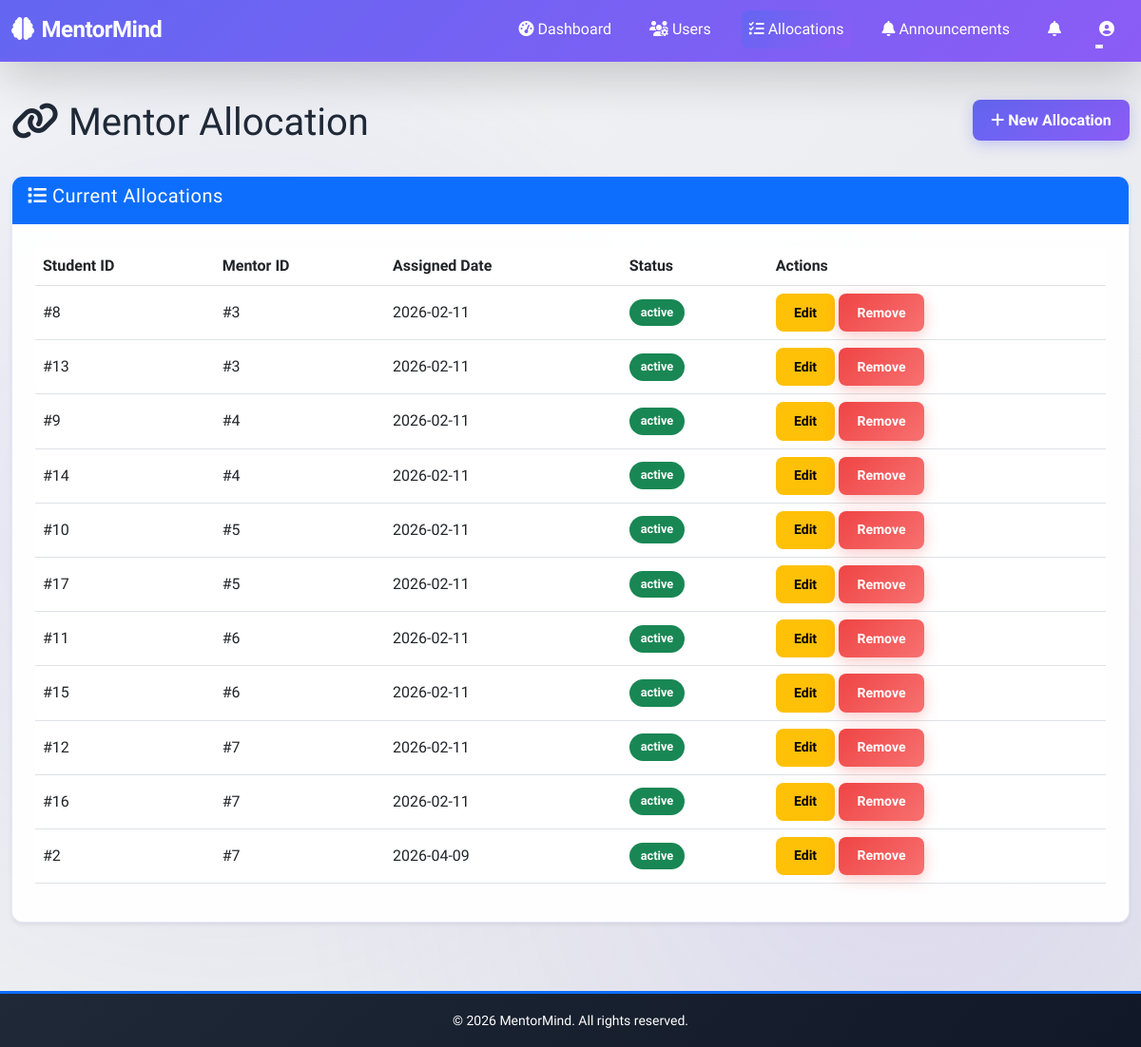
/admin/mentor-allocation (signed in), run on the app's committed database.
### backend/app/models/models.py (models this page shows)
class MentorMapping(db.Model):
    __tablename__ = 'mentor_mapping'
    map_id = db.Column(db.Integer, primary_key=True)
    student_id = db.Column(db.Integer, db.ForeignKey('users.user_id'), nullable=False)
    mentor_id = db.Column(db.Integer, db.ForeignKey('users.user_id'), nullable=False)
    assigned_date = db.Column(db.DateTime, default=datetime.utcnow)
    status = db.Column(db.String(20), default='active')  # active, inactive, completed
    created_at = db.Column(db.DateTime, default=datetime.utcnow)
    updated_at = db.Column(db.DateTime, default=datetime.utcnow, onupdate=datetime.utcnow)

### backend/app/routes/admin.py (the view, shortened to what this page needs)
@admin_bp.route('/mentor-allocation', methods=['GET', 'POST'])
@login_required
def mentor_allocation():
    if current_user.role != 'admin':
        return redirect(url_for('admin.login'))
    students = User.query.filter_by(role='student').all()
    mentors = User.query.filter_by(role='mentor').all()
    mappings = MentorMapping.query.filter_by(status='active').all()
    return render_template('admin/mentor_allocation.html',
                          students=students,
                          mentors=mentors,
                          mappings=mappings)

### backend/app/templates/admin/mentor_allocation.html (shortened to what this page needs)
{% extends "base.html" %}
{% block content %}
<div class="container-fluid py-4">
    <div class="row mb-4">
        <div class="col-md-8">
            <h1><i class="fas fa-link"></i> Mentor Allocation</h1>
        </div>
        <div class="col-md-4 text-end">
            <button class="btn btn-primary" data-bs-toggle="modal" data-bs-target="#allocationModal">
                <i class="fas fa-plus"></i> New Allocation
            </button>
        </div>
    </div>
    <div class="row">
        <div class="col-md-12">
            <div class="card shadow-sm">
                <div class="card-header bg-primary text-white">
                    <h5><i class="fas fa-list"></i> Current Allocations</h5>
                </div>
                <div class="card-body">
                    {% if mappings %}
                        <div class="table-responsive">
                            <table class="table table-hover">
                                <thead>
                                    <tr>
                                        <th>Student ID</th>
                                        <th>Mentor ID</th>
                                        <th>Assigned Date</th>
                                        <th>Status</th>
                                        <th>Actions</th>
                                    </tr>
                                </thead>
                                <tbody>
                                    {% for mapping in mappings %}
                                        <tr>
                                            <td>#{{ mapping.student_id }}</td>
                                            <td>#{{ mapping.mentor_id }}</td>
                                            <td>{{ mapping.assigned_date.strftime('%Y-%m-%d') }}</td>
                                            <td><span class="badge bg-success">{{ mapping.status }}</span></td>
                                            <td>
                                                <a href="{{ url_for('admin.edit_allocation', mapping_id=mapping.map_id) }}" class="btn btn-sm btn-warning">Edit</a>
                                                <button class="btn btn-sm btn-danger" data-bs-toggle="modal" data-bs-target="#removeModal{{ mapping.map_id }}">Remove</button>
                                            </td>
                                        </tr>
                                    {% endfor %}
                                </tbody>
                            </table>
                        </div>
                    {% else %}
                        <p class="text-muted text-center py-4">No allocations yet</p>
                    {% endif %}
                </div>
            </div>
        </div>
    </div>
</div>
{% endblock %}

### backend/app/static/css/style.css (style rules this page uses)
:root { --primary: #6366f1; --secondary: #8b5cf6; --success: #10b981; --danger: #ef4444; --warning: #f59e0b; --info: #06b6d4; --dark: #1f2937; --light: #f3f4f6; --gradient-primary: linear-gradient(135deg, #6366f1 0%, #8b5cf6 100%); --gradient-success: linear-gradient(135deg, #10b981 0%, #34d399 100%); --gradient-danger: linear-gradient(135deg, #ef4444 0%, #f87171 100%); --gradient-warm: linear-gradient(135deg, #f59e0b 0%, #fbbf24 100%); --shadow-sm: 0 1px 2px 0 rgba(0, 0, 0, 0.05); --shadow-md: 0 4px 6px -1px rgba(0, 0, 0, 0.1); --shadow-lg: 0 10px 15px -3px rgba(0, 0, 0, 0.1); --shadow-xl: 0 20px 25px -5px rgba(0, 0, 0, 0.1); --transition-fast: 0.2s ease-in-out; --transition-base: 0.3s ease-in-out; --transition-slow: 0.5s ease-in-out; }
body, html { pointer-events: auto !important; overflow: auto !important; }
button, a, input, select, textarea, .btn, [role="button"] { pointer-events: auto !important; z-index: auto !important; background-filter: none !important; -webkit-backdrop-filter: none !important; backdrop-filter: none !important; }
* { margin: 0; padding: 0; box-sizing: border-box; }
body { font-family: 'Segoe UI', Tahoma, Geneva, Verdana, sans-serif; background: linear-gradient(135deg, #f3f4f6 0%, #e5e7eb 100%); min-height: 100vh; color: var(--dark); overflow-x: hidden; }
body::before { content: ''; position: fixed; top: 0; left: 0; width: 100%; height: 100%; background: radial-gradient(circle at 20% 50%, rgba(99, 102, 241, 0.1) 0%, transparent 50%), radial-gradient(circle at 80% 80%, rgba(139, 92, 246, 0.1) 0%, transparent 50%); pointer-events: none; z-index: -1; }
.card { border: none; border-radius: 12px; overflow: hidden; background: rgba(255, 255, 255, 0.95); box-shadow: var(--shadow-md); transition: all var(--transition-base); border: 1px solid rgba(99, 102, 241, 0.15); pointer-events: auto !important; }
.card-header { border-bottom: 2px solid rgba(99, 102, 241, 0.1); font-weight: 600; letter-spacing: 0.5px; animation: fadeIn 0.6s ease-out; }
.card-body { padding: 1.5rem; }
.btn { border-radius: 8px; font-weight: 600; padding: 0.6rem 1.2rem; border: none; cursor: pointer; transition: all var(--transition-fast); position: relative; overflow: hidden; outline: none; }
.btn::before { content: ''; position: absolute; top: 50%; left: 50%; width: 0; height: 0; background: transparent; border-radius: 50%; transform: translate(-50%, -50%); transition: width 0.6s, height 0.6s; }
.btn-primary { background: var(--gradient-primary); color: white; box-shadow: 0 4px 15px rgba(99, 102, 241, 0.3); }
.btn-danger { background: var(--gradient-danger); color: white; box-shadow: 0 4px 15px rgba(239, 68, 68, 0.3); }
.btn, .btn-primary, .btn-success, .btn-danger, .btn-warning, .btn-info { -webkit-tap-highlight-color: transparent !important; -webkit-user-select: none !important; user-select: none !important; pointer-events: auto !important; position: relative; z-index: 10 !important; }
.badge { padding: 0.5rem 0.75rem; border-radius: 20px; font-weight: 600; font-size: 0.8rem; transition: all var(--transition-fast); display: inline-block; }
.table { border-collapse: collapse; animation: fadeIn 0.6s ease-out; }
.table thead { background: var(--gradient-primary); color: white; }
.table-hover tbody tr { transition: all var(--transition-fast); }
.table-hover tbody tr td { vertical-align: middle; }

### data on the page
MentorMapping: student_id "8", mentor_id "3", assigned_date "2026-02-11", status "active"
MentorMapping: student_id "13", mentor_id "3", assigned_date "2026-02-11", status "active"
MentorMapping: student_id "9", mentor_id "4", assigned_date "2026-02-11", status "active"
MentorMapping: student_id "14", mentor_id "4", assigned_date "2026-02-11", status "active"
MentorMapping: student_id "10", mentor_id "5", assigned_date "2026-02-11", status "active"
MentorMapping: student_id "17", mentor_id "5", assigned_date "2026-02-11", status "active"
MentorMapping: student_id "11", mentor_id "6", assigned_date "2026-02-11", status "active"
MentorMapping: student_id "15", mentor_id "6", assigned_date "2026-02-11", status "active"
MentorMapping: student_id "12", mentor_id "7", assigned_date "2026-02-11", status "active"
MentorMapping: student_id "16", mentor_id "7", assigned_date "2026-02-11", status "active"
MentorMapping: student_id "2", mentor_id "7", assigned_date "2026-04-09", status "active"
